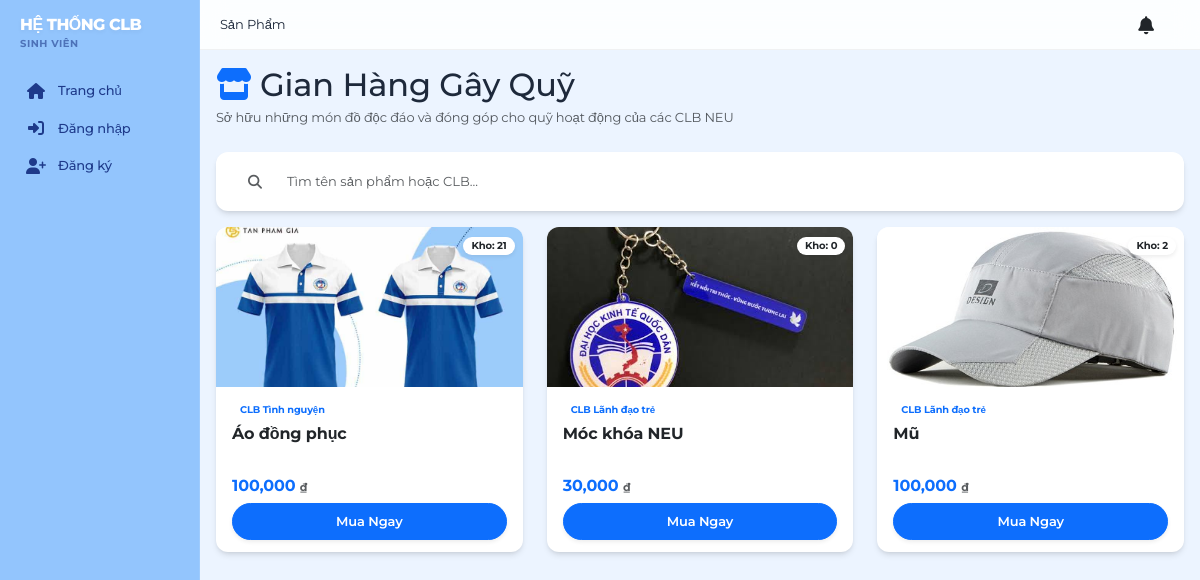
Page /products on the committed database.
### models.py (models this page shows)
class Product(db.Model):
    __tablename__ = 'products'
    id = db.Column(db.Integer, primary_key=True)
    club_id = db.Column(db.Integer, db.ForeignKey('clubs.id'), nullable=False)
    product_name = db.Column(db.String(200), nullable=False)
    description = db.Column(db.Text)
    price = db.Column(db.Float, nullable=False)
    quantity = db.Column(db.Integer, default=0)
    image_url = db.Column(db.String(255))
    status = db.Column(db.String(20), default=STATUS_PENDING)  # pending, approved, active, inactive
    created_at = db.Column(db.DateTime, default=datetime.utcnow)
    updated_at = db.Column(db.DateTime, default=datetime.utcnow, onupdate=datetime.utcnow)
    order_items = db.relationship('OrderItem', backref='product', cascade='all, delete-orphan')

class Club(db.Model):
    __tablename__ = 'clubs'
    id = db.Column(db.Integer, primary_key=True)
    user_id = db.Column(db.Integer, db.ForeignKey('users.id'), nullable=False)
    club_name = db.Column(db.String(200), nullable=False, unique=True)
    description = db.Column(db.Text)
    field = db.Column(db.String(100))  # Lĩnh vực hoạt động (Culture, Sports, etc.)
    logo_url = db.Column(db.String(255))
    establishment_year = db.Column(db.Integer)
    phone = db.Column(db.String(20))
    email = db.Column(db.String(120))
    president_name = db.Column(db.String(200))
    vice_president_name = db.Column(db.String(200))
    status = db.Column(db.String(20), default=STATUS_PENDING)  # pending, approved, rejected
    registered_by_user_id = db.Column(db.Integer, db.ForeignKey('users.id'), nullable=True)  # sinh vien dang ky
    created_at = db.Column(db.DateTime, default=datetime.utcnow)
    updated_at = db.Column(db.DateTime, default=datetime.utcnow, onupdate=datetime.utcnow)
    intended_username = db.Column(db.String(80)) # Ten dang nhap do SV yeu cau
    members = db.relationship('ClubMember', backref='club', cascade='all, delete-orphan')
    applications = db.relationship('ClubApplication', backref='club', cascade='all, delete-orphan')
    events = db.relationship('Event', backref='club', cascade='all, delete-orphan')
    products = db.relationship('Product', backref='club', cascade='all, delete-orphan')
    orders = db.relationship('Order', backref='club', cascade='all, delete-orphan')
    posts = db.relationship('ClubPost', backref='club', cascade='all, delete-orphan')

### app.py (the view)
@app.route('/products')
def products_list():
    products = Product.query.filter_by(status=STATUS_APPROVED).all()
    return render_template('products.html', products=products)

### templates/products.html (shortened to what this page needs)
{% extends "base.html" %}
{% block page_title %}Sản Phẩm{% endblock %}
{% block content %}
<div class="d-flex justify-content-between align-items-center mb-4 flex-wrap gap-3">
    <div>
        <h2 class="page-title mb-1"><i class="fas fa-store me-2 text-primary"></i>Gian Hàng Gây Quỹ</h2>
        <p class="text-muted mb-0">Sở hữu những món đồ độc đáo và đóng góp cho quỹ hoạt động của các CLB NEU</p>
    </div>
</div>
<div class="card border-0 mb-3 shadow-sm overflow-hidden" style="border-radius: 12px !important;">
    <div class="card-body p-2">
        <div class="row g-3">
            <div class="col-12">
                <div class="input-group border-0 shadow-none">
                    <span class="input-group-text bg-transparent border-0 px-3"><i class="fas fa-search text-muted small"></i></span>
                    <input type="text" class="form-control border-0 bg-transparent py-2" placeholder="Tìm tên sản phẩm hoặc CLB..." id="searchInput">
                </div>
            </div>
        </div>
    </div>
</div>
{% if products %}
<div class="row g-4" id="productGrid">
    {% for product in products %}
    <div class="col-md-6 col-xl-4 product-item">
        <div class="card h-100 border-0 overflow-hidden shadow-sm shadow-hover">
            <div class="position-relative bg-light d-flex align-items-center justify-content-center overflow-hidden" style="height: 160px;">
                {% if product.image_url %}
                <img src="{{ product.image_url }}" alt="{{ product.product_name }}" class="img-fluid h-100 w-100 object-fit-cover transition-transform">
                {% else %}
                {% if product.image_url %}
    <img src="{{ product.image_url }}" alt="{{ product.product_name }}" class="img-fluid h-100 w-100 object-fit-cover transition-transform">
{% else %}
    {% set image_map = {
        1: 'ao.jpg',
        2: 'mockhoa.jpg',
        3: 'mu.jpg'
    } %}
    {% set filename = image_map.get(product.id) %}
    {% if filename %}
        <img src="{{ url_for('static', filename='images/' ~ filename) }}" alt="{{ product.product_name }}" class="img-fluid h-100 w-100 object-fit-cover transition-transform">
    {% else %}
        <img src="https://picsum.photos/seed/product{{ product.id }}/400/400" alt="Sản phẩm mặc định" class="img-fluid h-100 w-100 object-fit-cover transition-transform">
    {% endif %}
{% endif %}
                {% endif %}
                <div class="position-absolute top-0 end-0 p-2">
                    <span class="badge bg-white shadow-sm text-dark rounded-pill px-2 py-1 fw-bold" style="font-size: 10px;">
                        Kho: {{ product.quantity }}
                    </span>
                </div>
            </div>
            <div class="card-body p-3 d-flex flex-column">
                <div class="mb-1">
                    <a href="{{ url_for('club_detail', club_id=product.club.id) }}" class="badge bg-primary-light text-primary py-0 px-2 rounded-2 text-decoration-none">
                        {{ product.club.club_name }}
                    </a>
                </div>
                <h6 class="fw-bold mb-2 text-truncate-2" style="height: 2.8rem; line-height: 1.4;">
                    <a href="{{ url_for('product_detail', product_id=product.id) }}" class="text-dark text-decoration-none hover-primary">{{ product.product_name }}</a>
                </h6>
                <div class="mt-auto">
                    <div class="d-flex justify-content-between align-items-center mb-2">
                        <h5 class="text-primary fw-bold mb-0" style="font-size: 16px;">{{ "{:,.0f}".format(product.price) }} <small class="text-muted" style="font-size: 11px;">₫</small></h5>
                    </div>
                    <div class="d-grid gap-2">
                        <a href="{{ url_for('product_detail', product_id=product.id) }}" class="btn btn-primary py-2 rounded-pill shadow-sm small hvr-grow">
                            Mua Ngay
                        </a>
                    </div>
                </div>
            </div>
        </div>
    </div>
    {% endfor %}
</div>
{% endif %}
<link rel="stylesheet" href="{{ url_for('static', filename='css/products.css') }}">
{% endblock %}

### rows in the picture
Product: shows a picture, quantity "21", club.club_name "CLB Tình nguyện", product_name "Áo đồng phục", price "100,000"
Product: shows a picture, quantity "0", club.club_name "CLB Lãnh đạo trẻ", product_name "Móc khóa NEU", price "30,000"
Product: shows a picture, quantity "2", club.club_name "CLB Lãnh đạo trẻ", product_name "Mũ", price "100,000"
